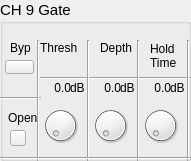
  <widget class="QGroupBox" name="groupBox_9">
   <property name="geometry">
    <rect>
     <x>60</x>
     <y>350</y>
     <width>191</width>
     <height>161</height>
    </rect>
   </property>
   <property name="font">
    <font>
     <pointsize>11</pointsize>
    </font>
   </property>
   <property name="title">
    <string>CH 9 Gate</string>
   </property>
   <widget class="QLabel" name="label_89">
    <property name="geometry">
     <rect>
      <x>10</x>
      <y>40</y>
      <width>21</width>
      <height>16</height>
     </rect>
    </property>
    <property name="font">
     <font>
      <pointsize>9</pointsize>
     </font>
    </property>
    <property name="text">
     <string>Byp</string>
    </property>
   </widget>
   <widget class="QLabel" name="label_90">
    <property name="geometry">
     <rect>
      <x>40</x>
      <y>40</y>
      <width>41</width>
      <height>16</height>
     </rect>
    </property>
    <property name="font">
     <font>
      <pointsize>9</pointsize>
     </font>
    </property>
    <property name="text">
     <string>Thresh</string>
    </property>
   </widget>
   <widget class="QLabel" name="label_91">
    <property name="geometry">
     <rect>
      <x>100</x>
      <y>40</y>
      <width>41</width>
      <height>16</height>
     </rect>
    </property>
    <property name="font">
     <font>
      <pointsize>9</pointsize>
     </font>
    </property>
    <property name="text">
     <string>Depth</string>
    </property>
   </widget>
   <widget class="QLabel" name="label_92">
    <property name="geometry">
     <rect>
      <x>150</x>
      <y>40</y>
      <width>31</width>
      <height>31</height>
     </rect>
    </property>
    <property name="font">
     <font>
      <pointsize>9</pointsize>
     </font>
    </property>
    <property name="text">
     <string>Hold
Time</string>
    </property>
   </widget>
   <widget class="Line" name="line_57">
    <property name="geometry">
     <rect>
      <x>40</x>
      <y>70</y>
      <width>151</width>
      <height>16</height>
     </rect>
    </property>
    <property name="orientation">
     <enum>Qt::Horizontal</enum>
    </property>
   </widget>
   <widget class="Line" name="line_58">
    <property name="geometry">
     <rect>
      <x>0</x>
      <y>90</y>
      <width>41</width>
      <height>16</height>
     </rect>
    </property>
    <property name="orientation">
     <enum>Qt::Horizontal</enum>
    </property>
   </widget>
   <widget class="Line" name="line_59">
    <property name="geometry">
     <rect>
      <x>30</x>
      <y>40</y>
      <width>16</width>
      <height>121</height>
     </rect>
    </property>
    <property name="orientation">
     <enum>Qt::Vertical</enum>
    </property>
   </widget>
   <widget class="Line" name="line_60">
    <property name="geometry">
     <rect>
      <x>80</x>
      <y>40</y>
      <width>16</width>
      <height>121</height>
     </rect>
    </property>
    <property name="orientation">
     <enum>Qt::Vertical</enum>
    </property>
   </widget>
   <widget class="Line" name="line_61">
    <property name="geometry">
     <rect>
      <x>130</x>
      <y>40</y>
      <width>16</width>
      <height>121</height>
     </rect>
    </property>
    <property name="orientation">
     <enum>Qt::Vertical</enum>
    </property>
   </widget>
   <widget class="Line" name="line_62">
    <property name="geometry">
     <rect>
      <x>180</x>
      <y>40</y>
      <width>16</width>
      <height>121</height>
     </rect>
    </property>
    <property name="orientation">
     <enum>Qt::Vertical</enum>
    </property>
   </widget>
   <widget class="OIDDial" name="dial_25">
    <property name="geometry">
     <rect>
      <x>40</x>
      <y>100</y>
      <width>41</width>
      <height>51</height>
     </rect>
    </property>
   </widget>
   <widget class="OIDDial" name="dial_26">
    <property name="geometry">
     <rect>
      <x>90</x>
      <y>100</y>
      <width>41</width>
      <height>51</height>
     </rect>
    </property>
   </widget>
   <widget class="OIDDial" name="dial_27">
    <property name="geometry">
     <rect>
      <x>140</x>
      <y>100</y>
      <width>41</width>
      <height>51</height>
     </rect>
    </property>
   </widget>
   <widget class="Line" name="line_63">
    <property name="geometry">
     <rect>
      <x>0</x>
      <y>150</y>
      <width>191</width>
      <height>16</height>
     </rect>
    </property>
    <property name="orientation">
     <enum>Qt::Horizontal</enum>
    </property>
   </widget>
   <widget class="QLabel" name="label_93">
    <property name="geometry">
     <rect>
      <x>70</x>
      <y>80</y>
      <width>16</width>
      <height>16</height>
     </rect>
    </property>
    <property name="font">
     <font>
      <pointsize>9</pointsize>
     </font>
    </property>
    <property name="text">
     <string>dB</string>
    </property>
   </widget>
   <widget class="QLabel" name="label_94">
    <property name="geometry">
     <rect>
      <x>120</x>
      <y>80</y>
      <width>16</width>
      <height>16</height>
     </rect>
    </property>
    <property name="font">
     <font>
      <pointsize>9</pointsize>
     </font>
    </property>
    <property name="text">
     <string>dB</string>
    </property>
   </widget>
   <widget class="QLabel" name="label_95">
    <property name="geometry">
     <rect>
      <x>170</x>
      <y>80</y>
      <width>16</width>
      <height>16</height>
     </rect>
    </property>
    <property name="font">
     <font>
      <pointsize>9</pointsize>
     </font>
    </property>
    <property name="text">
     <string>dB</string>
    </property>
   </widget>
   <widget class="QLabel" name="ls25">
    <property name="geometry">
     <rect>
      <x>40</x>
      <y>80</y>
      <width>31</width>
      <height>16</height>
     </rect>
    </property>
    <property name="font">
     <font>
      <pointsize>9</pointsize>
     </font>
    </property>
    <property name="text">
     <string>0.0</string>
    </property>
    <property name="alignment">
     <set>Qt::AlignRight|Qt::AlignTrailing|Qt::AlignVCenter</set>
    </property>
   </widget>
   <widget class="QLabel" name="ls26">
    <property name="geometry">
     <rect>
      <x>90</x>
      <y>80</y>
      <width>31</width>
      <height>16</height>
     </rect>
    </property>
    <property name="font">
     <font>
      <pointsize>9</pointsize>
     </font>
    </property>
    <property name="text">
     <string>0.0</string>
    </property>
    <property name="alignment">
     <set>Qt::AlignRight|Qt::AlignTrailing|Qt::AlignVCenter</set>
    </property>
   </widget>
   <widget class="QLabel" name="ls27">
    <property name="geometry">
     <rect>
      <x>140</x>
      <y>80</y>
      <width>31</width>
      <height>16</height>
     </rect>
    </property>
    <property name="font">
     <font>
      <pointsize>9</pointsize>
     </font>
    </property>
    <property name="text">
     <string>0.0</string>
    </property>
    <property name="alignment">
     <set>Qt::AlignRight|Qt::AlignTrailing|Qt::AlignVCenter</set>
    </property>
   </widget>
   <widget class="QLabel" name="label_99">
    <property name="geometry">
     <rect>
      <x>8</x>
      <y>110</y>
      <width>31</width>
      <height>16</height>
     </rect>
    </property>
    <property name="font">
     <font>
      <pointsize>9</pointsize>
     </font>
    </property>
    <property name="text">
     <string>Open</string>
    </property>
   </widget>
   <widget class="OIDStatePushBtn" name="bypass9">
    <property name="geometry">
     <rect>
      <x>5</x>
      <y>60</y>
      <width>29</width>
      <height>14</height>
     </rect>
    </property>
    <property name="text">
     <string/>
    </property>
    <property name="checkable">
     <bool>true</bool>
    </property>
   </widget>
   <widget class="OIDStatus" name="btnOpen_9">
    <property name="enabled">
     <bool>true</bool>
    </property>
    <property name="geometry">
     <rect>
      <x>10</x>
      <y>130</y>
      <width>16</width>
      <height>16</height>
     </rect>
    </property>
    <property name="text">
     <string/>
    </property>
    <property name="checkable">
     <bool>false</bool>
    </property>
   </widget>
  </widget>
